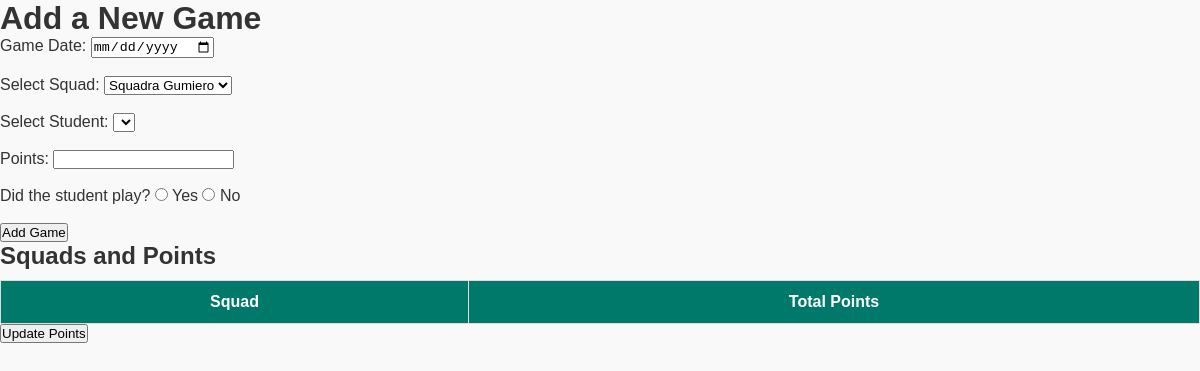
Before: /add_game with the older database file.
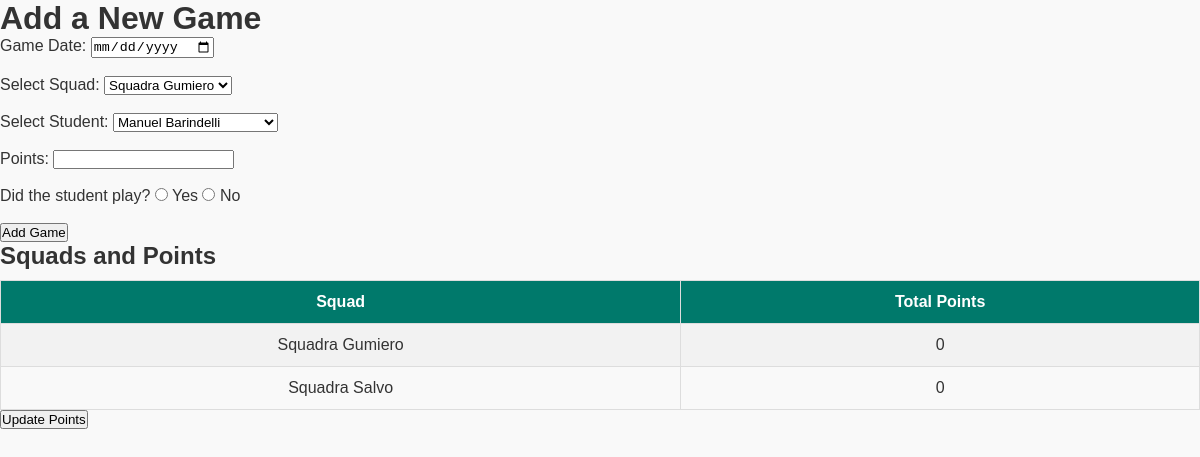
After: the same page with the newer database file.
### app.py (models this page shows)
class Squad(db.Model):
    id = db.Column(db.Integer, primary_key=True)
    name = db.Column(db.String(50), nullable=False)
    total_points = db.Column(db.Integer, default=0)

### app.py (the view, shortened to what this page needs)
@app.route('/add_game', methods=['GET', 'POST'])
def add_game():
    squads = Squad.query.all()
    students = Student.query.all()  # Passa gli studenti alla vista
    return render_template('add_game.html', squads=squads, students=students)

### templates/add_game.html (shortened to what this page needs)
<!DOCTYPE html>
<html lang="en">
<head>
    <link rel="stylesheet" href="{{ url_for('static', filename='styles.css') }}">
</head>
<body>
    <h1>Add a New Game</h1>
    <form action="{{ url_for('add_game') }}" method="POST">
        <label for="date">Game Date:</label>
        <input type="date" name="date" required><br><br>
        <label for="squad">Select Squad:</label>
        <select name="squad" required>
            <option value="1">Squadra Gumiero</option>
        </select><br><br>
        <label for="student_id">Select Student:</label>
        <select name="student_id" required>
            {% for student in students %}
                <option value="{{ student.id }}">{{ student.name }}</option>
            {% endfor %}
        </select><br><br>
        <label for="points">Points:</label>
        <input type="number" name="points" min="0" required><br><br>
        <label>Did the student play?</label>
        <input type="radio" name="played" value="yes" required> Yes
        <input type="radio" name="played" value="no" required> No<br><br>
        <button type="submit">Add Game</button>
    </form>
    <h2>Squads and Points</h2>
    <table>
        <tr>
            <th>Squad</th>
            <th>Total Points</th>
        </tr>
        {% for squad in squads %}
        <tr>
            <td>{{ squad.name }}</td>
            <td>{{ squad.total_points }}</td>
        </tr>
        {% endfor %}
    </table>
    <form action="{{ url_for('update_points') }}" method="POST">
        <button type="submit">Update Points</button>
    </form>
</body>
</html>

### static/styles.css (style rules this page uses)
* { margin: 0; padding: 0; box-sizing: border-box; }
body { font-family: Arial, sans-serif; color: #333; background-color: #f9f9f9; display: flex; flex-direction: column; min-height: 100vh; }
table { width: 100%; border-collapse: collapse; margin-top: 10px; }
table th, table td { border: 1px solid #ddd; padding: 12px; text-align: center; }
table th { background-color: #00796b; color: #fff; font-weight: bold; }
table tbody tr:nth-child(even) { background-color: #f2f2f2; }

Changed rows visible on the page:
added Squad: name "Squadra Gumiero", total_points "0"
added Squad: name "Squadra Salvo", total_points "0"
Other visible differences:
form field student_id: (not shown) → "Manuel Barindelli"
